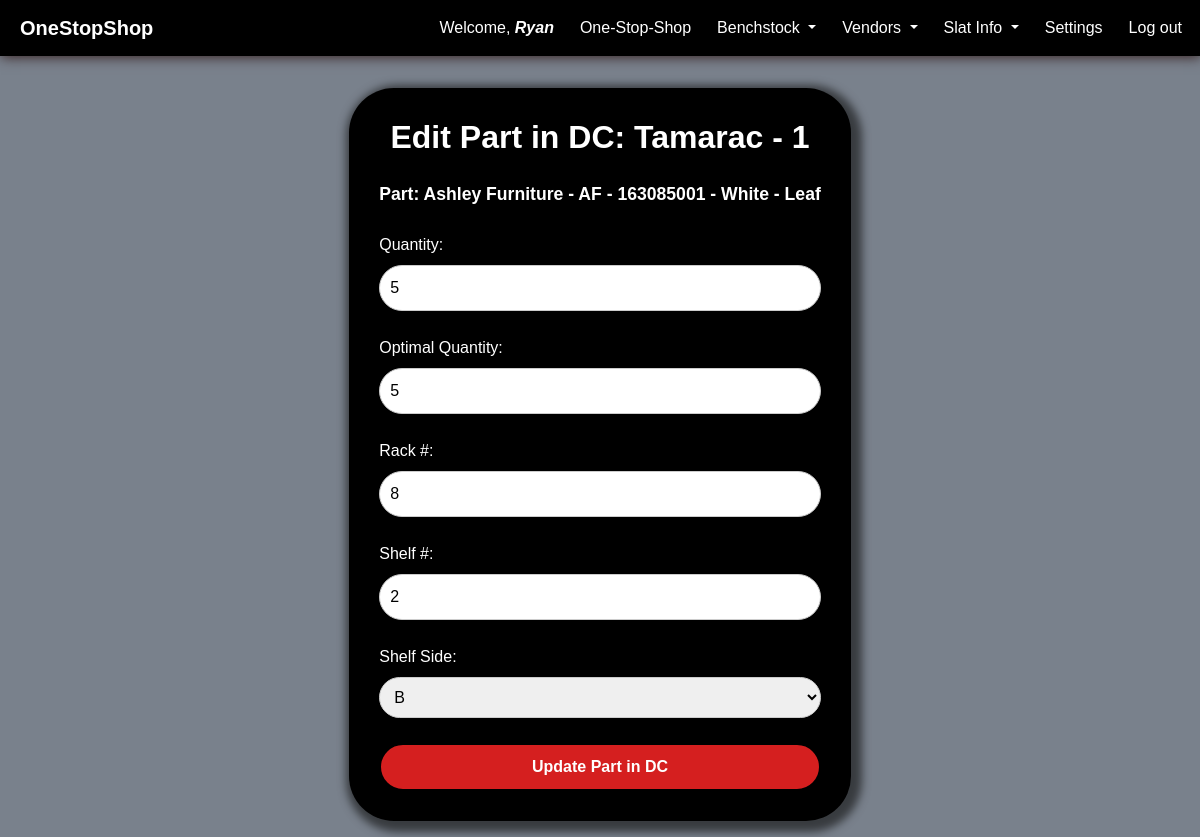
Page /crud_app/edit_dc_parts/44/ (signed in) on the committed database.
### crud_app/models.py (models this page shows, shortened)
class Benchstock_part_in_DC(models.Model):
    dc = models.ForeignKey(DC, on_delete=models.CASCADE)
    benchstock_part = models.ForeignKey(Benchstock_part, on_delete=models.CASCADE)
    quantity = models.PositiveSmallIntegerField()
    optimal_quantity = models.PositiveSmallIntegerField()
    rack_number = models.PositiveSmallIntegerField()
    shelf_number = models.PositiveSmallIntegerField()
    SELF_SIDE_CHOICES = [
        ('A','A'),
        ('B','B'),
    ]
    shelf_side = models.CharField(choices=SELF_SIDE_CHOICES, max_length=1)
    class Meta:
        unique_together = [['dc', 'benchstock_part']]

class DC(models.Model):
    dc_name = models.CharField(max_length=80, unique=True)
    dc_number = models.PositiveSmallIntegerField(unique=True)
    rack_amount = models.SmallIntegerField()
    shelf_per_rack = models.SmallIntegerField()
    def __str__(self):
        return f"{self.dc_name} - {self.dc_number}"

class Benchstock_part(models.Model):
    vendor = models.ForeignKey(Vendors, on_delete=models.SET_NULL, null=True)
    benchstock_sku = models.PositiveIntegerField(unique=True, editable=False)
    furniture_type = models.ManyToManyField(Furniture)
    part_type = models.ForeignKey(Parts, on_delete=models.SET_NULL, null=True)
    part_description = models.CharField(max_length=50, blank=True)
    part_color = models.ForeignKey(Color, on_delete=models.SET_NULL, null=True)
    part_image = models.ImageField(null=True, storage=DefaultStorage())
    ACTIVE_CHOICES =  [
        ('Active', 'Active'),
        ('Discontinued', 'Discontinued'),
    ]
    discontinued = models.CharField(choices=ACTIVE_CHOICES, max_length=30, default='Active')
    class Meta:
        unique_together = [['vendor','part_type','part_description','part_color']]
    def __str__(self):
        return f"{self.vendor} - {self.benchstock_sku} - {self.part_color} - {self.part_type}"

class Vendors(models.Model):
    vendor_name = models.CharField(max_length=100 ,unique=True)
    vendor_id = models.CharField(max_length=4 ,unique=True)
    vendor_code = models.PositiveSmallIntegerField(unique=True)
    SEND_PART_CHOICES = [
        ('Yes', 'Yes'),
        ('No', 'No'),
    ]
    sends_parts = models.CharField(choices=SEND_PART_CHOICES, max_length=3, default='Yes')
    available_parts = models.CharField(max_length=500, blank=True)
    unavailable_parts = models.CharField(max_length=500, blank=True)
    part_shipping = models.CharField(max_length=400, blank=True)
    other_part_info = models.CharField(max_length=400, blank=True)
    def __str__(self):
        return f"{self.vendor_name} - {self.vendor_id}"

class Color(models.Model):
    color_options = models.CharField(max_length=30, unique=True)
    def __str__(self):
        return f"{self.color_options}"

class Parts(models.Model):
    part_categories = models.CharField(max_length=40, unique=True)
    def __str__(self):
        return f"{self.part_categories}"

### crud_app/views.py (the view)
# urls.py: path('edit_dc_parts/<int:pk>/', views.edit_dc_parts, name='edit_dc_parts'),
def edit_dc_parts(request, pk):
    instance = get_object_or_404(Benchstock_part_in_DC, pk=pk)
    if request.method == 'POST':
        form = EditBenchstockPartInDCForm(request.POST, instance=instance)
        if form.is_valid():
            form.save()
            messages.success(request, 'The item has been updated successfully.')
            return redirect('crud_app:all_dc_skus')
    else:
        form = EditBenchstockPartInDCForm(instance=instance)
    return render(request, 'crud_app/edit_dc_parts.html', {'form': form})

### crud_app/forms.py
class EditBenchstockPartInDCForm(forms.ModelForm):
    class Meta:
        model = Benchstock_part_in_DC
        fields = ['quantity', 'optimal_quantity', 'rack_number', 'shelf_number', 'shelf_side']

### crud_app/templates/crud_app/edit_dc_parts.html (shortened to what this page needs)
{% extends 'crud_app/base.html' %}
{% load static %}
{% block additional_css %}
<link rel="stylesheet" href="{% static 'crud_app/css/editdcparts.css' %}">
{% endblock %}
{% block content %}
{% if user.is_authenticated %}
<div class="edit-dc-part-form">
    <form method="post" action="">
        <h2 id="edit-dc-part-header">Edit Part in DC: {{ form.instance.dc }}</h2>
        <p id="edit-dc-selected-part">Part: {{ form.instance.benchstock_part }}</p>
        <label class="form-label">Quantity:</label>
        {{ form.quantity }} <br><br>
        <label class="form-label">Optimal Quantity:</label>
        {{ form.optimal_quantity }} <br><br>
        <label class="form-label">Rack #:</label>
        {{ form.rack_number }} <br><br>
        <label class="form-label">Shelf #:</label>
        {{ form.shelf_number }} <br><br>
        <label class="form-label">Shelf Side:</label>
        {{ form.shelf_side }} <br><br>
        <button class="edit-dc-part-form-button">Update Part in DC</button>
    </form>
</div>
{% endif %}
{% endblock %}

### crud_app/templates/crud_app/base.html (shortened to what this page needs)
{% load static %}
<!DOCTYPE html>
<html lang="en">
<head>
    <link href="https://cdn.jsdelivr.net/npm/bootstrap@5.3.2/dist/css/bootstrap.min.css" rel="stylesheet">
    <link rel="stylesheet" href="https://cdn.jsdelivr.net/npm/bootstrap-icons@1.11.2/font/bootstrap-icons.min.css">
    <link rel="stylesheet" href="{% static 'crud_app/css/base.css' %}">
    {% block additional_css %}{% endblock %}
</head>
<body>
    <nav class="navbar navbar-expand-lg navbar-light">
        <a class="navbar-brand text-white" href="{% url 'crud_app:index' %}"><b>OneStopShop</b></a>
        <div class="collapse navbar-collapse" id="navbarNavDropdown">
            <ul class="navbar-nav ms-auto">
            {% if user.is_authenticated %}
            <li class="nav-item">
                <a class="nav-link text-white" href="#">Welcome, <i><b>{{ user.first_name }}</b></i></a>
            </li>
                <li class="nav-item">
                    <a class="nav-link text-white" href="{% url 'crud_app:one_stop_shop' %}">One-Stop-Shop</a>
                </li>
                <li class="nav-item dropdown">
                    <a class="nav-link dropdown-toggle text-white" href="#" id="navbarDropdownMenuLink" role="button" data-toggle="dropdown"
                        aria-haspopup="true" aria-expanded="false">
                        Benchstock
                    </a>
                </li>
                <li class="nav-item dropdown">
                    <a class="nav-link dropdown-toggle text-white" href="#" id="navbarDropdownMenuLink" role="button" data-toggle="dropdown"
                        aria-haspopup="true" aria-expanded="false">
                        Vendors
                    </a>
                </li>
                <li class="nav-item dropdown">
                    <a class="nav-link dropdown-toggle text-white" href="#" id="navbarDropdownMenuLink" role="button" data-toggle="dropdown"
                        aria-haspopup="true" aria-expanded="false">
                        Slat Info
                    </a>
                </li>
                <li class="nav-item">
                    <a class="nav-link text-white" href="{% url 'crud_app:settings' %}">Settings</a>
                </li>
                <li class="nav-item">
                    <a class="nav-link text-white" href="#" onclick="confirmLogout()">Log out</a>
                </li>
            {% else %}
                <li class="nav-item" id="nav-login">
                    <a class="nav-link text-white" href="{% url 'crud_app:index' %}">Login Required</a>
                </li>
            {% endif %}
            </ul>
        </div>
    </nav>
    {% block content %}{% endblock %}
</html>

### crud_app/static/crud_app/css/base.css (style rules this page uses)
.navbar { background-color: black; padding-left: 20px; box-shadow: 1px 1px 12px #341d1d; }
.nav-link { border-radius: 25px; margin-right: 10px; }

### crud_app/static/crud_app/css/editdcparts.css (style rules this page uses)
body { background-color: #79818c; font-family: Arial, Helvetica, sans-serif; }
.edit-dc-part-form { height: fit-content; width: 70%; min-width: 300px; max-width: fit-content; margin: 1rem auto; margin-top: 2rem; background-color: black; padding: 30px; border-radius: 45px; text-align: center; align-items: center; display: flex; flex-direction: column; box-shadow: 4px 4px 9px 7px #383b3f; }
input { width: 100%; padding: 10px; margin-bottom: 1px; border: 1px solid #ccc; border-radius: 25px; box-sizing: border-box; }
#edit-dc-part-header { display: inline-block; text-align: left; color: white; font-size: 2rem; margin-bottom: 25px; font-weight: bold; }
.edit-dc-part-form select { width: 100%; padding: 10px; margin-bottom: 1px; border: 1px solid #ccc; border-radius: 25px; box-sizing: border-box; }
.edit-dc-part-form-button { width: 100%; height: auto; display: inline-block; padding: 10px; font-weight: bold; background-color: #d51f1f; border: solid 2px black; border-radius: 25px; color: white; text-align: center; text-decoration: none; display: inline-block; font-size: 1rem; cursor: pointer; transition: all 0.3s ease 0s; }
.form-label { color: white; display: block; text-align: left; }
#edit-dc-selected-part { text-align: left; color: white; font-size: 1.1rem; margin-bottom: 25px; font-weight: bold; }

### rows in the picture
Benchstock_part_in_DC: instance.dc "Tamarac - 1", instance.benchstock_part "Ashley Furniture - AF - 163085001 - White - Leaf", quantity "5", optimal_quantity "5", rack_number "8", shelf_number "2", shelf_side "B"

### other values in the picture
{{ user.first_name }} "Ryan"
